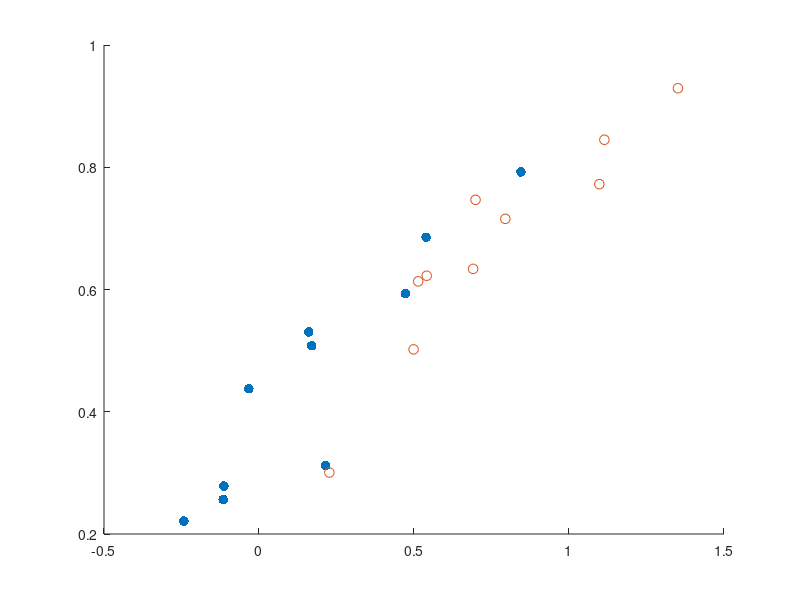

Here is the MATLAB script that generated this plot:
function r = datageneration(n)

if nargin == 0
    n = 10;
end

mu1 = [0.2 0.5]; Sigma1 = [.09 .04; .04 .03];
r1 = mvnrnd(mu1, Sigma1, n); 
scatter(r1(:,1),r1(:,2), 50, 'filled', 'o');
hold on;
mu2 = [0.7 0.7]; Sigma2 = [.09 .04; .04 .03];
r2 = mvnrnd(mu2, Sigma2, n); 
scatter(r2(:,1),r2(:,2), 50, 'o');

r = [r1;r2];
end